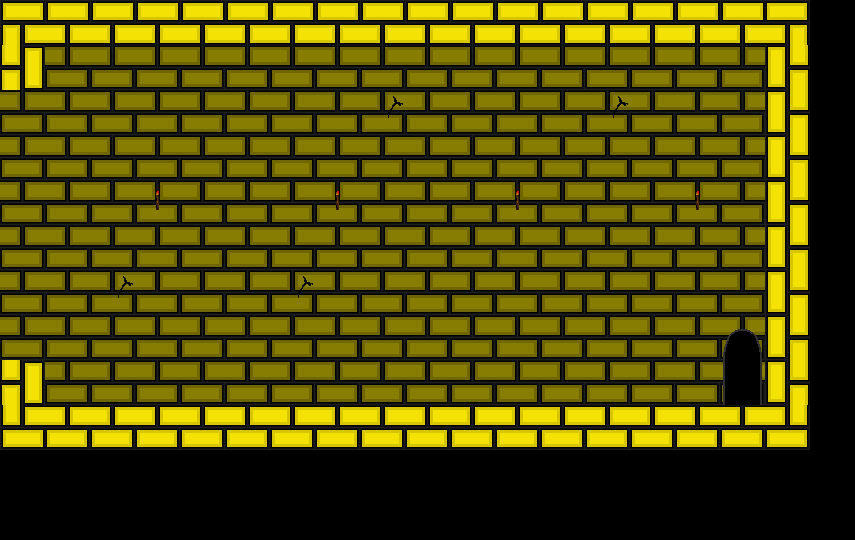

Rendered tile map (Tiled .tmx) drawn with the repository's tilesets; below, a short description and the full map source, tile grids included:
An orthogonal 19x12 tile map with 45x45 px tiles, 2 tile layers (briques, obstacles), 3 tilesets.

<map version="1.5" tiledversion="1.7.2" orientation="orthogonal" renderorder="right-down" width="19" height="12" tilewidth="45" tileheight="45" infinite="0" nextlayerid="3" nextobjectid="1">
 <tileset firstgid="1" name="briques sol" tilewidth="45" tileheight="45" tilecount="42" columns="6">
  <image source="briques sol.png" width="270" height="315" />
 </tileset>
 <tileset firstgid="43" name="briques_fond" tilewidth="45" tileheight="45" tilecount="16" columns="4">
  <image source="briques_fond.png" width="180" height="180" />
 </tileset>
 <tileset firstgid="59" name="decor" tilewidth="45" tileheight="45" tilecount="16" columns="4">
  <image source="decor.png" width="180" height="180" />
 </tileset>
 <layer id="1" name="briques" width="19" height="12">
  <data encoding="csv">
39,35,35,35,35,35,35,35,35,35,35,35,35,35,35,35,35,2147483687,0,
34,55,55,55,55,55,55,55,55,55,55,55,55,55,55,55,55,36,0,
55,55,55,55,55,55,55,55,56,55,55,55,55,56,55,55,55,36,0,
55,55,55,55,55,55,55,55,55,55,55,55,55,55,55,55,55,36,0,
55,55,55,57,55,55,55,57,55,55,55,57,55,55,55,57,55,36,0,
55,55,55,55,55,55,55,55,55,55,55,55,55,55,55,55,55,36,0,
55,55,56,55,55,55,56,55,55,55,55,55,55,55,55,55,55,36,0,
55,55,55,55,55,55,55,55,55,55,55,55,55,55,55,55,55,36,0,
34,55,55,55,55,55,55,55,55,55,55,55,55,55,55,55,55,36,0,
2147483685,33,33,33,33,33,33,33,33,33,33,33,33,33,33,33,33,37,0,
0,0,0,0,0,0,0,0,0,0,0,0,0,0,0,0,0,0,0,
0,0,0,0,0,0,0,0,0,0,0,0,0,0,0,0,0,0,0
</data>
 </layer>
 <layer id="2" name="obstacles" width="19" height="12">
  <data encoding="csv">
0,0,0,0,0,0,0,0,0,0,0,0,0,0,0,0,0,0,0,
0,0,0,0,0,0,0,0,0,0,0,0,0,0,0,0,0,0,0,
0,0,0,0,0,0,0,0,0,0,0,0,0,0,0,0,0,0,0,
0,0,0,0,0,0,0,0,0,0,0,0,0,0,0,0,0,0,0,
0,0,0,0,0,0,0,0,0,0,0,0,0,0,0,0,0,0,0,
0,0,0,0,0,0,0,0,0,0,0,0,0,0,0,0,0,0,0,
0,0,0,0,0,0,0,0,0,0,0,0,0,0,0,0,0,0,0,
0,0,0,0,0,0,0,0,0,0,0,0,0,0,0,0,65,0,0,
0,0,0,0,0,0,0,0,0,0,0,0,0,0,0,0,66,0,0,
0,0,0,0,0,0,0,0,0,0,0,0,0,0,0,0,0,0,0,
0,0,0,0,0,0,0,0,0,0,0,0,0,0,0,0,0,0,0,
0,0,0,0,0,0,0,0,0,0,0,0,0,0,0,0,0,0,0
</data>
 </layer>
</map>
